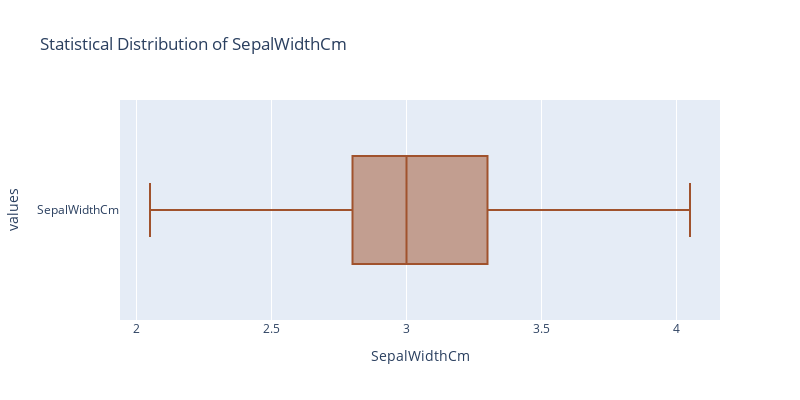

Notebook source saved alongside this figure:
### Code cell
# Lets remove the outliers present in SepalWidthCm col
Q1, Q3 = np.percentile(data['SepalWidthCm'], (25, 75))
IQR = Q3 - Q1
upper_fence = Q3 + 1.5*(IQR)
lower_fence = Q1 - 1.5*(IQR)
data['SepalWidthCm'] = data['SepalWidthCm'].apply(lambda x: upper_fence if x> upper_fence else lower_fence if x< lower_fence else x)

# Lets check it's distribution again
if pd.api.types.is_numeric_dtype(data['SepalWidthCm']):
  fig = go.Figure()
  fig.add_trace(go.Box(x=data['SepalWidthCm'], name='SepalWidthCm', marker=dict(color='sienna')))
  fig.update_layout(
    title='Statistical Distribution of SepalWidthCm',
    xaxis_title='SepalWidthCm',
    yaxis_title='values',
    boxmode='group',
    width=800,
    height=400
  )

  fig.show()

### Figure 1 — Plotly figure (JSON) as saved in the notebook; plotly's stock layout.template omitted (floating-point values rounded to 4 significant figures; data arrays with more than 128 entries replaced by an {"elided": "..."} marker saying what was removed)
{"data": [{"marker": {"color": "sienna"}, "name": "SepalWidthCm", "type": "box", "x": {"elided": "150 float values"}}], "layout": {"boxmode": "group", "height": 400, "title": {"text": "Statistical Distribution of SepalWidthCm"}, "width": 800, "xaxis": {"title": {"text": "SepalWidthCm"}}, "yaxis": {"title": {"text": "values"}}}}
